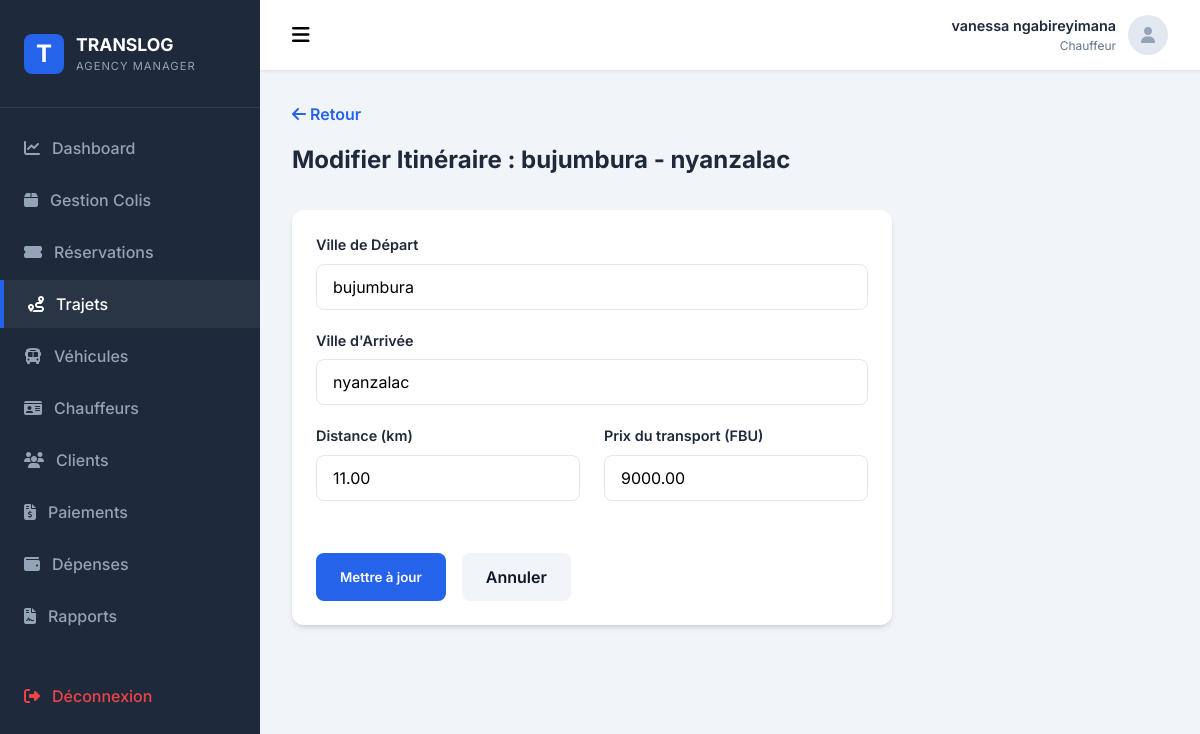
Page /modules/trajets/edit.php?id=2 (signed in) on the committed database.
### tables this page shows
CREATE TABLE `trajet` (
  `id_Traj` int NOT NULL,
  `ville_depart` varchar(100) DEFAULT NULL,
  `ville_arrive` varchar(100) DEFAULT NULL,
  `distance` decimal(8,2) DEFAULT NULL,
  `prix` decimal(10,2) DEFAULT NULL,
  `id_Horaire` int DEFAULT NULL
);

### modules/trajets/edit.php (the view, shortened to what this page needs)
<?php
require_once '../../config/database.php';
$id = isset($_GET['id']) ? (int)$_GET['id'] : 0;
$stmt = $pdo->prepare("SELECT * FROM trajet WHERE id_Traj = ?");
$stmt->execute([$id]);
$t = $stmt->fetch();
include '../../includes/header.php';
include '../../includes/sidebar.php';
?>
<div style="margin-bottom: 2rem;">
    <a href="index.php" style="text-decoration: none; color: var(--primary-color); font-weight: 600;">
        <i class="fas fa-arrow-left"></i> Retour
    </a>
    <h1 style="font-size: 1.5rem; font-weight: 700; margin-top: 1rem;">Modifier Itinéraire : <?php echo htmlspecialchars($t['ville_depart'].' - '.$t['ville_arrive']); ?></h1>
</div>
<div class="card" style="max-width: 600px;">
    <form action="" method="POST">
        <div class="form-group">
            <label class="form-label">Ville de Départ</label>
            <input type="text" name="ville_depart" class="form-control" value="<?php echo htmlspecialchars($t['ville_depart']); ?>" required>
        </div>
        <div class="form-group">
            <label class="form-label">Ville d'Arrivée</label>
            <input type="text" name="ville_arrive" class="form-control" value="<?php echo htmlspecialchars($t['ville_arrive']); ?>" required>
        </div>
        <div style="display: grid; grid-template-columns: 1fr 1fr; gap: 1.5rem;">
            <div class="form-group">
                <label class="form-label">Distance (km)</label>
                <input type="number" step="0.1" name="distance" class="form-control" value="<?php echo $t['distance']; ?>">
            </div>
            <div class="form-group">
                <label class="form-label">Prix du transport (FBU)</label>
                <input type="number" name="prix" class="form-control" value="<?php echo $t['prix']; ?>" required>
            </div>
        </div>
        <div style="margin-top: 2rem; display: flex; gap: 1rem;">
            <button type="submit" class="btn btn-primary">Mettre à jour</button>
            <a href="index.php" class="btn" style="background: #f1f5f9; color: #0f172a; text-decoration: none;">Annuler</a>
        </div>
    </form>
</div>
<?php include '../../includes/footer.php'; ?>

### assets/css/style.css (style rules this page uses)
:root { --primary-color: #2563eb; --primary-dark: #1e40af; --secondary-color: #64748b; --success-color: #10b981; --warning-color: #f59e0b; --danger-color: #ef4444; --dark-color: #1e293b; --light-color: #f8fafc; --white: #ffffff; --sidebar-width: 260px; --shadow: 0 4px 6px -1px rgb(0 0 0 / 0.1), 0 2px 4px -2px rgb(0 0 0 / 0.1); --transition: all 0.3s ease; }
* { margin: 0; padding: 0; box-sizing: border-box; font-family: 'Inter', system-ui, -apple-system, sans-serif; }
body { background-color: #f1f5f9; color: var(--dark-color); line-height: 1.5; overflow-x: hidden; }
.card { background: var(--white); border-radius: 12px; padding: 1.5rem; box-shadow: var(--shadow); margin-bottom: 2rem; }
.form-group { margin-bottom: 1.25rem; }
.form-label { display: block; margin-bottom: 0.5rem; font-weight: 600; font-size: 0.9rem; }
.form-control { width: 100%; padding: 0.75rem 1rem; border: 1px solid #e2e8f0; border-radius: 8px; font-size: 1rem; transition: var(--transition); }
.btn { padding: 0.75rem 1.5rem; border-radius: 8px; font-weight: 600; cursor: pointer; border: none; transition: var(--transition); }
.btn-primary { background: var(--primary-color); color: var(--white); }

### rows in the picture
trajet: ville_depart+ville_arrive "bujumbura - nyanzalac", ville_depart "bujumbura", ville_arrive "nyanzalac", distance "11.00", prix "9000.00"

### other values in the picture
$user['name'] "vanessa ngabireyimana"
$user['role'] "Chauffeur"
